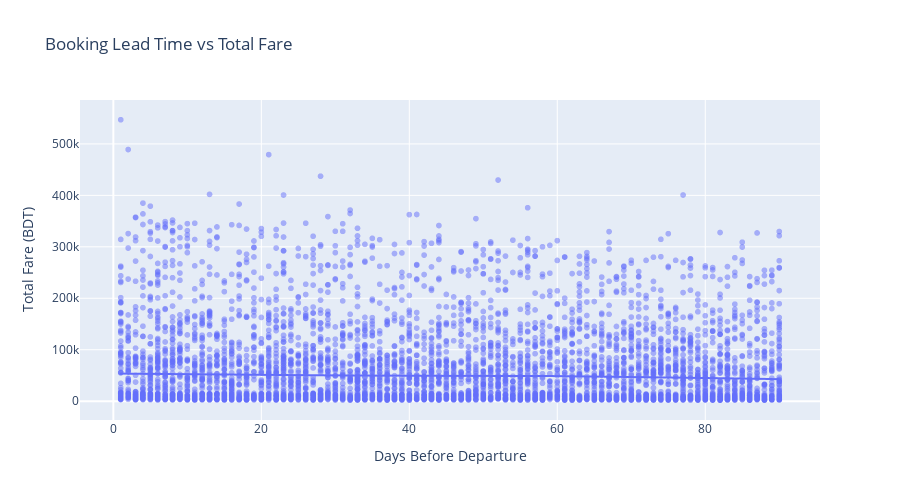

The notebook cell saved with this chart:
### Code cell
# Booking lead time vs fare
visualizations.plot_scatter_with_trend(
    df, 
    'Days Before Departure', 
    'Total Fare (BDT)',
    sample_size=5000,
    title='Booking Lead Time vs Total Fare'
)

### Figure 1 — Plotly figure (JSON) as saved in the notebook; plotly's stock layout.template omitted (floating-point values rounded to 4 significant figures; data arrays with more than 128 entries replaced by an {"elided": "..."} marker saying what was removed)
{"data": [{"hovertemplate": "Days Before Departure=%{x}<br>Total Fare (BDT)=%{y}<extra></extra>", "legendgroup": "", "marker": {"color": "#636efa", "opacity": 0.5, "symbol": "circle"}, "mode": "markers", "name": "", "showlegend": false, "type": "scattergl", "x": {"elided": "5000 int values"}, "xaxis": "x", "y": {"elided": "5000 float values"}, "yaxis": "y"}, {"hovertemplate": "<b>LOWESS trendline</b><br><br>Days Before Departure=%{x}<br>Total Fare (BDT)=%{y} <b>(trend)</b><extra></extra>", "legendgroup": "", "marker": {"color": "#636efa", "symbol": "circle"}, "mode": "lines", "name": "", "showlegend": false, "type": "scattergl", "x": {"elided": "5000 int values"}, "xaxis": "x", "y": {"elided": "5000 float values"}, "yaxis": "y"}], "layout": {"height": 500, "legend": {"tracegroupgap": 0}, "title": {"text": "Booking Lead Time vs Total Fare"}, "xaxis": {"anchor": "y", "domain": [0, 1], "title": {"text": "Days Before Departure"}}, "yaxis": {"anchor": "x", "domain": [0, 1], "title": {"text": "Total Fare (BDT)"}}}}
